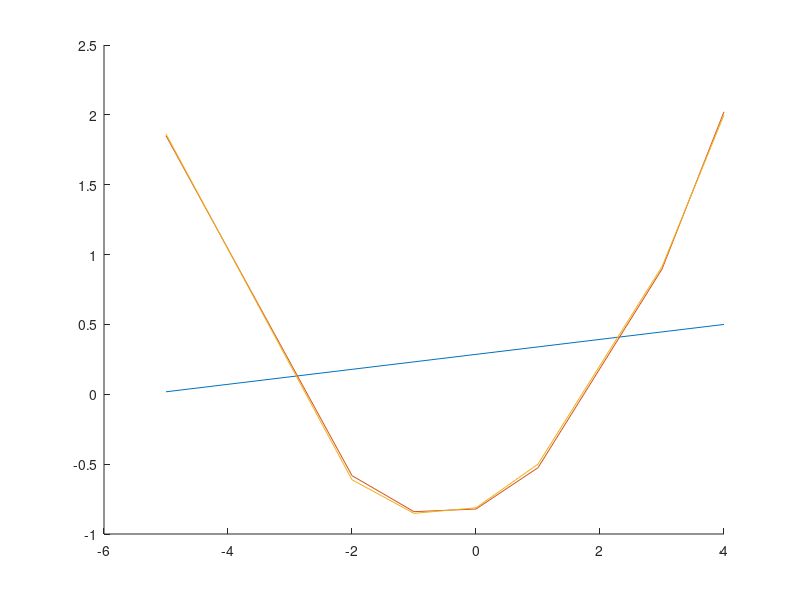

Write MATLAB code to recreate this figure.
% Bąk Maciej 400666 - zadanie 3
x = [-5, -2, -1, 0, 1, 3, 4];
y = [2, -1, -2, 1, 0, -1, 3];

% aproksymacja funkcją liniową
p_1 = polyfit(x, y, 1); 
y_w_1 = polyval(p_1, x);


% aproksymacja parabolą
p_2 = polyfit(x, y, 2); 
y_w_2 = polyval(p_2, x);

% arpoksymacja wielomianem stopnia trzeciego
p_3 = polyfit(x, y, 3); 
y_w_3 = polyval(p_3, x);

hold on
plot(x,y_w_1);
plot(x,y_w_2);
plot(x,y_w_3);
hold off